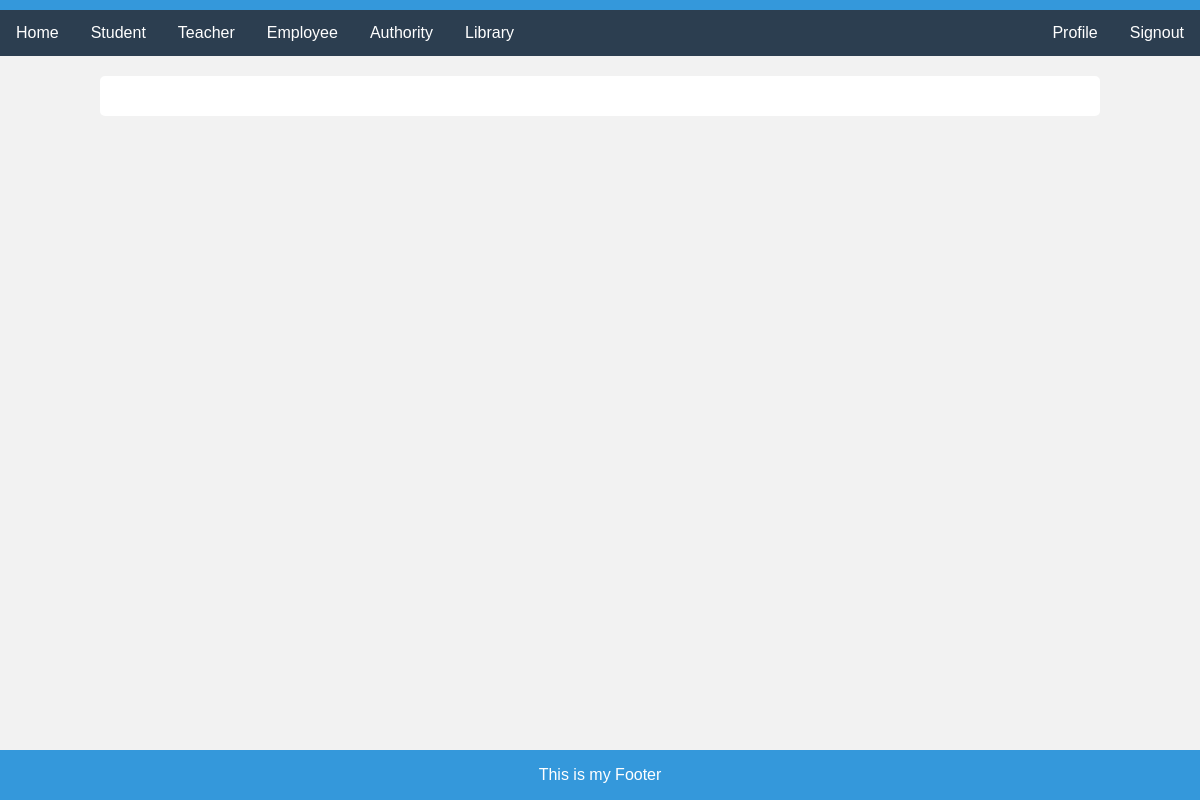
Page /editAuthority/3 on the earlier database version.
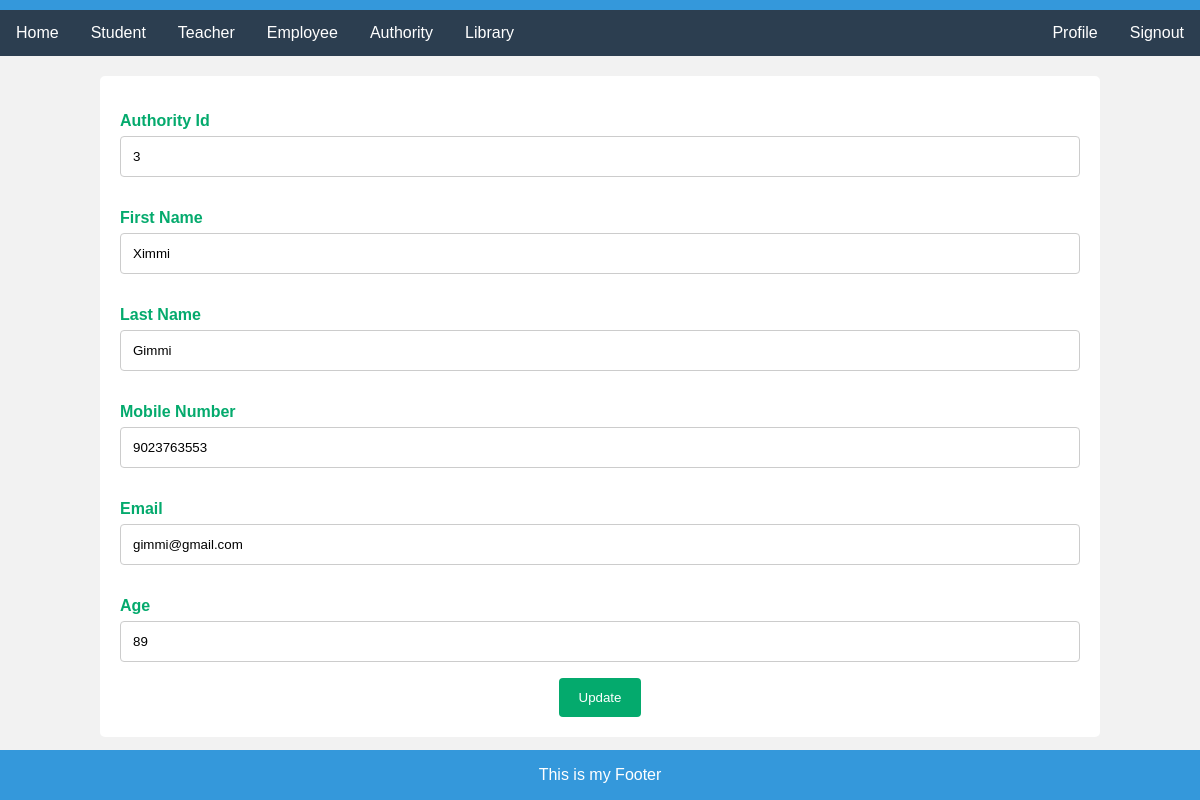
Same page on the later database version.
### myApp/models.py (models this page shows, shortened)
class Authority(models.Model):
    First_Name=models.CharField(max_length=100, null=True)
    Last_Name=models.CharField(max_length=100, null=True)
    Mobile=models.CharField(max_length=100, null=True)
    Email=models.CharField(max_length=100, null=True)
    Age=models.CharField(max_length=100, null=True)

### myProject/views.py (the view)
# urls.py: path('editAuthority/<str:myid>',editAuthority, name="editAuthority"),
def editAuthority(request, myid):
    authority=Authority.objects.filter(id=myid)
    context={
        "authority":authority,
    }
    return render(request, "editAuthority.html", context)

### template/editAuthority.html (shortened to what this page needs)
{%extends "home.html"%}
{%block content%}
<div class="container">
    <form action="{% url 'updateauthority'%}" method='post'>
        {% for i in authority %}
    <form>
      <label for="fname">Authority Id</label>
      <input type="text" id="fname" value="{{i.id}}" name="authorityid" placeholder="Your id..">
      <label for="fname">First Name</label>
      <input type="text" id="fname" value="{{i.First_Name}}" name="fname" placeholder="Your name..">
      <label for="lastname">Last Name</label>
      <input type="text" id="lastname" value="{{i.Last_Name}}" name="lname" placeholder="Your last name..">
      <label for="Mobile">Mobile Number</label>
      <input type="text" id="lname" value="{{i.Mobile}}" name="mobile" placeholder="Your mobile number..">
      <label for="email">Email</label>
      <input type="text" id="email" value="{{i.Email}}" name="email" placeholder="Your email..">
      <label for="age">Age</label>
      <input type="text" id="age" value="{{i.Age}}" name="age" placeholder="Your age..">
      <input type="submit" value="Update">
      {% endfor %}
    </form>
  </div>
{%endblock%}

Differences in the rows shown:
added Authority: authorityid "3", fname "Ximmi", lname "Gimmi", mobile "9023763553", email "gimmi@gmail.com", age "89"
